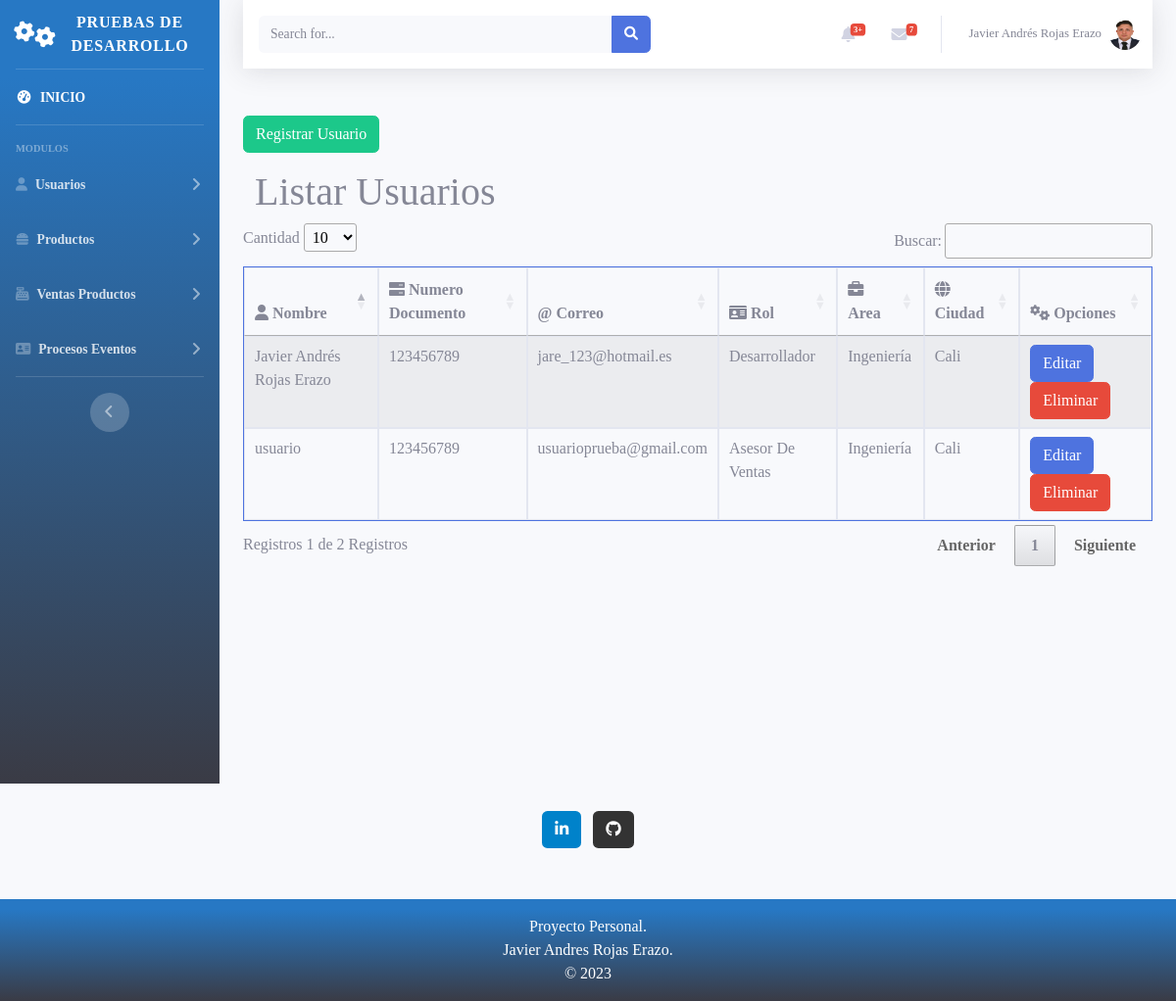
/web/index.php?modulo=Usuario&controlador=Usuario&funcion=listarUsuario (signed in), run on the app's committed database.
### tables this page shows
CREATE TABLE `usuario` (
  `id` int(11) NOT NULL,
  `nombre` varchar(255) NOT NULL,
  `email` varchar(255) NOT NULL,
  `sexo` char(1) NOT NULL,
  `area_id` int(11) NOT NULL,
  `num_documento` varchar(100) NOT NULL,
  `num_telefono` varchar(100) NOT NULL,
  `direccion` varchar(50) NOT NULL,
  `ciudad` int(50) NOT NULL,
  `rol` int(50) NOT NULL,
  `ruta_img` varchar(255) NOT NULL,
  `semestre` varchar(50) NOT NULL,
  `password` varchar(255) NOT NULL
);

CREATE TABLE `roles` (
  `id` int(11) NOT NULL,
  `nombre` varchar(255) NOT NULL
);

CREATE TABLE `areas` (
  `id` int(11) NOT NULL,
  `nombre` varchar(255) NOT NULL
);

CREATE TABLE `ciudades` (
  `id` int(11) NOT NULL,
  `nombre` varchar(255) NOT NULL
);

### lib/conf/connection.php (called while the page is built, shortened)
<?php
class connection{
    private $server;
    private $user;
    private $pass;
    private $database;
    private $link;
    private function setconnect() {
        $this->server=SERVER;
        $this->user=USER;
        $this->pass=PASSWORD;
        $this->database=DATABASE;
    }
    private function connect() {
        $this->link=mysqli_connect( $this->server, $this->user, $this->pass, $this->database);
    }
    public function getConnect() {
        return $this->link;
    }
}
?>

### controller/Usuario/UsuarioController.php (called while the page is built, shortened)
<?php
include_once 'GstUsuario.php';
class UsuarioController{
    function __construct(){
        $this->gstUsuario = new GstUsuario();
    }
    Public function listarUsuario(){
        $datos = $this->gstUsuario->ConsultarUsuarios();
        include_once '../view/Usuario/Usuario/listar.php';
    }
}

### controller/Usuario/GstUsuario.php (called while the page is built, shortened)
<?php
Class GstUsuario{
    function __construct(){
        $this->modelUsuario = new UsuarioModel();
    }
    public function ConsultarUsuarios(){
        $sql = " SELECT U.id, U.nombre as name, U.num_documento as documento, U.email as correo, R.nombre as rol, A.nombre as area, C.nombre as ciudad FROM usuario U INNER JOIN roles R ON R.id = U.rol INNER JOIN areas A ON A.id = U.area_id INNER JOIN ciudades C ON C.id = U.ciudad ";
        $datos = $this->modelUsuario->consultarArray($sql);
        return $datos;
    }
}

### model/MasterModel.php (called while the page is built, shortened)
<?php
include_once '../Lib/conf/Connection.php';
class MasterModel extends connection{
    public function consultarArray($sql) {
        $respuesta= mysqli_query($this->getConnect(), $sql);
        $arreglo=array();
        if($respuesta){
            while ($row= mysqli_fetch_array($respuesta)){
                $arreglo[]=$row;
            }
        }
        return $arreglo;
    }
}
?>

### view/Usuario/Usuario/listar.php (the view, shortened to what this page needs)
<br>
<div class="form-group">
    <a class='btn btn-success' href="<?php echo getUrl("Usuario", "Usuario", "crearUsuario"); ?>" >Registrar Usuario</a></button>
</div>
    <div class="col-lg-12">
        <h1 class="page-header">Listar Usuarios</h1>
    </div>
        <div class="form-group">
            <table id="dataTableUsuarios" class="table table-bordered table-striped border-primary">
                <thead>
                    <tr>
                        <th><i class="fas fa-user"></i> Nombre </th>
                        <th><i class="fas fa-server"></i> Numero Documento </th>
                        <th><i class="fad fa-at"></i> Correo </th>
                        <th><i class="fas fa-id-card"></i> Rol </th>
                        <th><i class="fas fa-briefcase"></i> Area</th>
                        <th><i class="fas fa-globe"></i> Ciudad </th>
                        <th><i class="fas fa-cogs"></i> Opciones</th>
                    </tr>
                </thead>
                <tbody>
                <?php
                    foreach ($datos as $key => $value) {
                        echo "<tr>";
                        echo "<td>".$value['name']."</td>";
                        echo "<td>".$value['documento']."</td>";
                        echo "<td>".$value['correo']."</td>";
                        echo "<td>".$value['rol']."</td>";
                        echo "<td>".$value['area']."</td>";
                        echo "<td>".$value['ciudad']."</td>";
                        echo "<td> <input type='button' class='btn btn-primary' value='Editar' onclick='editarUsuario(".$value['id'].");'>";
                        echo " <input type='button' class='btn btn-danger' value='Eliminar' onclick='eliminarUsuarios(".$value['id'].");'></td>";
                        echo "</tr>";
                    }
                    ?>
                </tbody>
            </table>
        </div>

### web/index.php (shortened to what this page needs)
<?php
       if(isset($_SESSION['name'])) {
    include_once '../lib/helpers.php';
    include_once '../view/Partials/head.php';
?>
<body>
    <div id="wrapper">
        <?php
            include_once '../view/Partials/sidebar-left.php';
        ?>
        <div class="container-fluid d-flex flex-column" id="content-wrapper">
            <?php include_once '../view/Partials/navbar.php'; ?>
            <div id="page-wrapper">
                <?php
                    if(isset($_GET['modulo'])){
                        resolve();
                    }
                ?>
            </div>
        </div>
    </div>
<?php
        include_once '../view/Partials/footer.php';
?>
<?php
       }else{
            header('Location: login.php');
       }
?>

### view/Partials/head.php (shortened to what this page needs)
<!DOCTYPE html>
<html lang="en">
<head>
    <link href="vendor/fontawesome-free/css/all.min.css" rel="stylesheet" type="text/css">
    <link href="css/sb-admin-2.min.css" rel="stylesheet">
    <link href="css/estilosPropios.css" rel="stylesheet">
    <link href="css/nav.css" rel="stylesheet">
    <link href="css/carritoCompras.css" rel="stylesheet">
    <link type="text/css" href="js/DataTables/datatables.min.css" rel="stylesheet"/>
</head>

### view/Partials/sidebar-left.php (shortened to what this page needs)
<ul class="navbar-nav bg-gradient-primary sidebar sidebar-dark accordion" id="accordionSidebar">
    <a class="sidebar-brand d-flex align-items-center justify-content-center"  href="index.php">
        <div class="sidebar-brand-icon rotate-n-15">
            <i class="fas fa-cogs"></i>
        </div>
        <div class="sidebar-brand-text mx-3"> Pruebas De Desarrollo </div>
    </a>
    <hr class="sidebar-divider my-0">
    <li class="nav-item active">
        <a class="nav-link" href="index.php">
            <i class="fas fa-fw fa-tachometer-alt"></i>
            <span>INICIO</span></a>
    </li>
    <hr class="sidebar-divider">
    <div class="sidebar-heading">
        Modulos
    </div>
    <li class="nav-item">
        <a class="nav-link collapsed" href="#" data-toggle="collapse" data-target="#collapseUsuario"
            aria-expanded="true" aria-controls="collapseUsuario">
            <i class="fas fa-user"></i>
            <span>Usuarios</span>
        </a>
        <a class="nav-link collapsed" href="#" data-toggle="collapse" data-target="#collapseProducto"
            aria-expanded="true" aria-controls="collapseProducto">
            <i class="fas fa-hamburger"></i>
            <span>Productos</span>
        </a>
        <a class="nav-link collapsed" href="#" data-toggle="collapse" data-target="#collapseVentaProductos"
            aria-expanded="true" aria-controls="collapseVentaProductos">
            <i class="fas fa-cash-register"></i>
            <span>Ventas Productos</span>
        </a>
        <a class="nav-link collapsed" href="#" data-toggle="collapse" data-target="#collapseProcesosEventos"
            aria-expanded="true" aria-controls="collapseProcesosEventos">
            <i class="fas fa-address-card"></i>
            <span>Procesos Eventos</span>
        </a>
    </li>
    <hr class="sidebar-divider">
    <div class="text-center d-none d-md-inline">
        <button class="rounded-circle border-0" id="sidebarToggle"></button>
    </div>
</ul>

### view/Partials/navbar.php (shortened to what this page needs)
<nav class="navbar navbar-expand navbar-light bg-white topbar mb-4 static-top shadow" id="page-top">
    <form
        class="d-none d-sm-inline-block form-inline mr-auto ml-md-3 my-2 my-md-0 mw-100 navbar-search">
        <div class="input-group">
            <input type="text" class="form-control bg-light border-0 small" placeholder="Search for..."
                aria-label="Search" aria-describedby="basic-addon2">
            <div class="input-group-append">
                <button class="btn btn-primary" type="button">
                    <i class="fas fa-search fa-sm"></i>
                </button>
            </div>
        </div>
    </form>
    <ul class="navbar-nav ml-auto">
        <li class="nav-item dropdown no-arrow mx-1">
            <a class="nav-link dropdown-toggle" href="#" id="alertsDropdown" role="button"
                data-toggle="dropdown" aria-haspopup="true" aria-expanded="false">
                <i class="fas fa-bell fa-fw"></i>
                <span class="badge badge-danger badge-counter">3+</span>
            </a>
        </li>
        <li class="nav-item dropdown no-arrow mx-1">
            <a class="nav-link dropdown-toggle" href="#" id="messagesDropdown" role="button"
                data-toggle="dropdown" aria-haspopup="true" aria-expanded="false">
                <i class="fas fa-envelope fa-fw"></i>
                <span class="badge badge-danger badge-counter">7</span>
            </a>
        </li>
        <li class="nav-item dropdown no-arrow">
            <a class="nav-link dropdown-toggle" href="#" id="userDropdown" role="button"
                data-toggle="dropdown" aria-haspopup="true" aria-expanded="false">
                <span class="mr-2 d-none d-lg-inline text-gray-600 small"><?php echo $_SESSION['name'] ?></span>
                <img class="img-profile rounded-circle"
                    src="<?php echo $_SESSION['img'] ?>">
            </a>
        </li>
    </ul>
</nav>

### lib/helpers.php (shortened to what this page needs)
<?php
function getUrl($modulo,$controlador,$funcion,$parametros=false,$ajax=false){
    if($ajax!=false){
        $page="ajax";
    }
    else{
        $page="index";
    }
    $url="$page.php?modulo=$modulo&controlador=$controlador&funcion=$funcion";
    return $url;
}
function resolve(){
    $modulo=  ucwords($_GET['modulo']);
    $controlador= $_GET['controlador'];
    $funcion= $_GET['funcion'];
        if(is_dir("../controller/$modulo")){
        if(file_exists("../controller/$modulo/".$controlador."Controller.php")){
            $objControlador= new $nombreClase();
            if(method_exists($objControlador, $funcion)){
                $objControlador->$funcion();
            }
            else{
                echo "La función especificada no existe";
            }
        }
        else{
            echo "El controlador especificado no existe";
        }
    }
    else{
        echo "El módulo especificado no existe";
    }
}
?>

### view/Partials/footer.php (shortened to what this page needs)
        <footer class="bg-light text-center text-white">
            <div class="container p-4 pb-0">
                <section class="mb-4">
                <a
                    class="btn text-white btn-floating m-1"
                    style="background-color: #0082ca;"
                    href="https://www.linkedin.com/in/javier-andres-rojas-erazo-014034139/"
                    role="button"
                    ><i class="fab fa-linkedin-in"></i
                ></a>
                <a
                    class="btn text-white btn-floating m-1"
                    style="background-color: #333333;"
                    href="#!"
                    role="button"
                    ><i class="fab fa-github"></i
                ></a>
                </section>
            </div>
  <div class="text-center footer-foo p-3">
    Proyecto Personal.
    <br>
     Javier Andres Rojas Erazo.
     <br>
     © 2023
  </div>
</footer>
</body>

### web/css/estilosPropios.css (style rules this page uses)
.bg-gradient-primary { background-image: linear-gradient(180deg, #2778c4 10%, #3a3b45 100%) !important; background-size: cover !important; }
.footer-foo { background-image: linear-gradient(180deg, #2778c4 10%, #3a3b45 100%) !important; }
body { font-family: Calibri Light !important; }

### web/css/nav.css (style rules this page uses)
a { color: #f8f9fc; font-weight: bold; text-decoration: none; background-color: transparent; }
nav { padding-left: 0px !important; padding-right: 0px !important; padding-top: 0px !important; padding-bottom: 0px !important; }

### data on the page
usuario: nombre "Javier Andrés Rojas Erazo", num_documento "123456789", email "jare_123@hotmail.es", roles.nombre "Desarrollador", area.nombre "Ingeniería", ciudades.nombre "Cali"
usuario: nombre "usuario", num_documento "123456789", email "usuarioprueba@gmail.com", roles.nombre "Asesor De Ventas", area.nombre "Ingeniería", ciudades.nombre "Cali"

### other printed values
$_SESSION['name'] "Javier Andrés Rojas Erazo"
